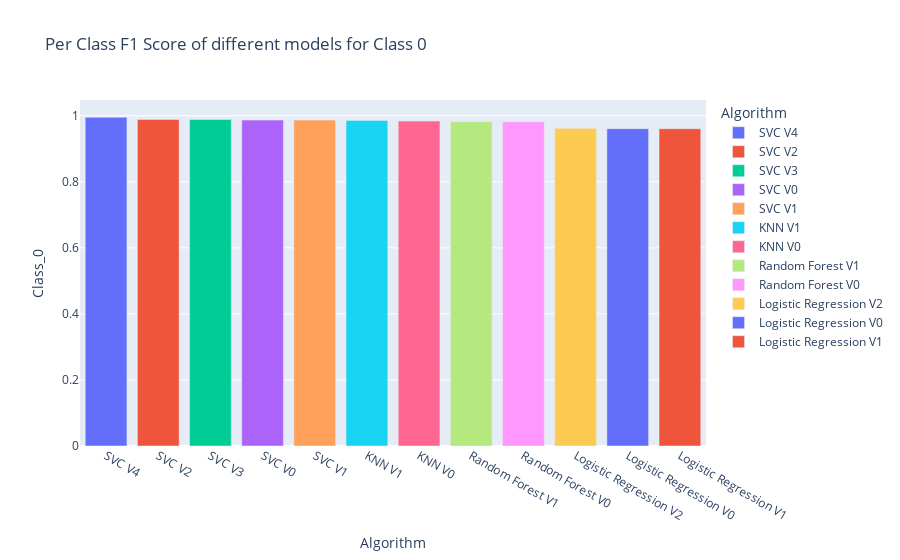
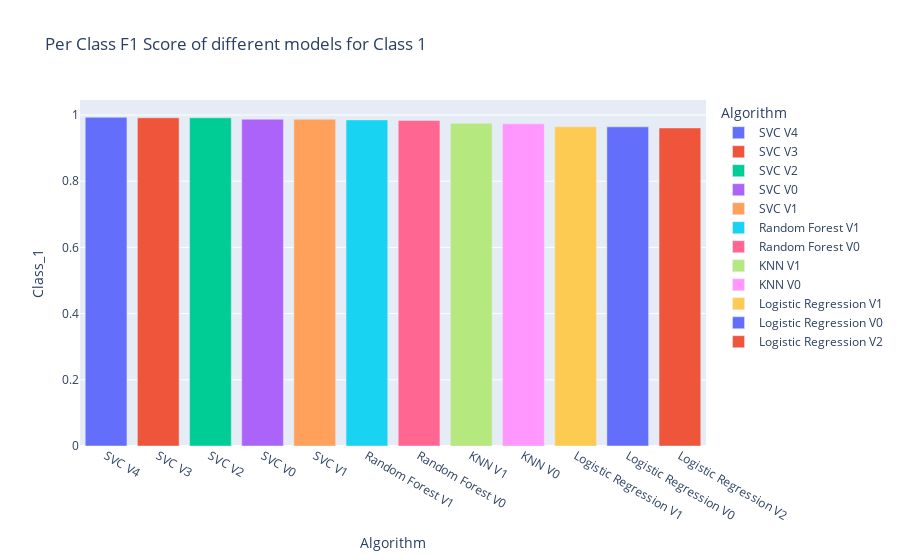
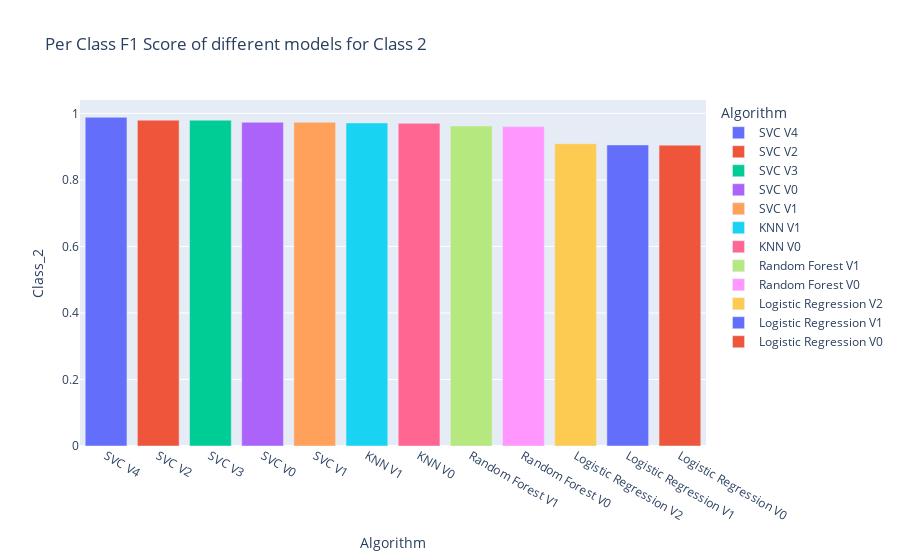
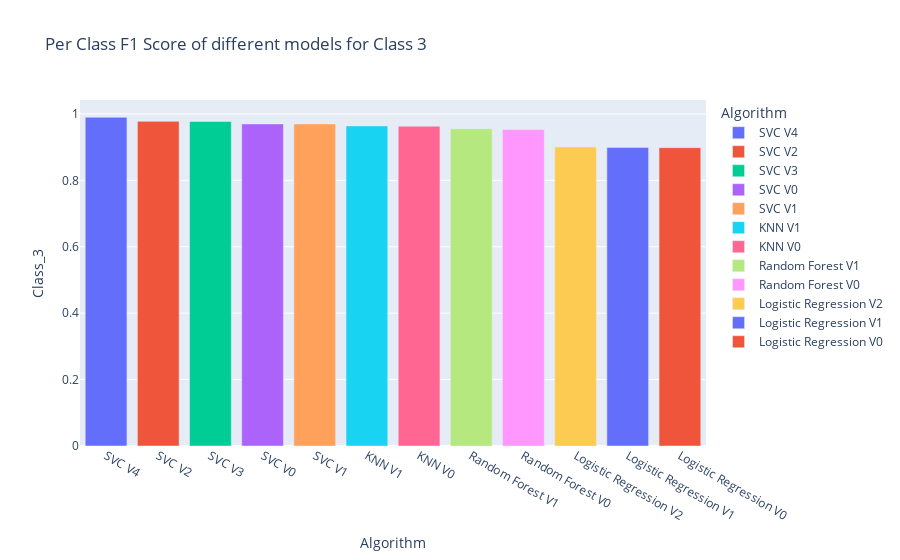

Notebook source saved alongside these figures, in order:
### Code cell
## Lets draw line chart for per class f1 scores, with class as x-axis and f1 score as y-axis and different lines for different models
for class_i in range(10):
    fig = px.bar(models_metrics.sort_values(by=f"Class_{class_i}", ascending=False), x='Algorithm', y=f"Class_{class_i}", title=f'Per Class F1 Score of different models for Class {class_i}',
                  color='Algorithm')
    fig.write_image(Path("..", "visualization", f"class_{class_i}_f1_score.png"))

    fig.show()

### Figure 1 — Plotly figure (JSON) as saved in the notebook; plotly's stock layout.template omitted (floating-point values rounded to 4 significant figures)
{"data": [{"alignmentgroup": "True", "hovertemplate": "Algorithm=%{x}<br>Class_0=%{y}<extra></extra>", "legendgroup": "SVC V4", "marker": {"color": "#636efa", "pattern": {"shape": ""}}, "name": "SVC V4", "offsetgroup": "SVC V4", "orientation": "v", "showlegend": true, "textposition": "auto", "type": "bar", "x": ["SVC V4"], "xaxis": "x", "y": [0.9953], "yaxis": "y"}, {"alignmentgroup": "True", "hovertemplate": "Algorithm=%{x}<br>Class_0=%{y}<extra></extra>", "legendgroup": "SVC V2", "marker": {"color": "#EF553B", "pattern": {"shape": ""}}, "name": "SVC V2", "offsetgroup": "SVC V2", "orientation": "v", "showlegend": true, "textposition": "auto", "type": "bar", "x": ["SVC V2"], "xaxis": "x", "y": [0.9887], "yaxis": "y"}, {"alignmentgroup": "True", "hovertemplate": "Algorithm=%{x}<br>Class_0=%{y}<extra></extra>", "legendgroup": "SVC V3", "marker": {"color": "#00cc96", "pattern": {"shape": ""}}, "name": "SVC V3", "offsetgroup": "SVC V3", "orientation": "v", "showlegend": true, "textposition": "auto", "type": "bar", "x": ["SVC V3"], "xaxis": "x", "y": [0.9887], "yaxis": "y"}, {"alignmentgroup": "True", "hovertemplate": "Algorithm=%{x}<br>Class_0=%{y}<extra></extra>", "legendgroup": "SVC V0", "marker": {"color": "#ab63fa", "pattern": {"shape": ""}}, "name": "SVC V0", "offsetgroup": "SVC V0", "orientation": "v", "showlegend": true, "textposition": "auto", "type": "bar", "x": ["SVC V0"], "xaxis": "x", "y": [0.9869], "yaxis": "y"}, {"alignmentgroup": "True", "hovertemplate": "Algorithm=%{x}<br>Class_0=%{y}<extra></extra>", "legendgroup": "SVC V1", "marker": {"color": "#FFA15A", "pattern": {"shape": ""}}, "name": "SVC V1", "offsetgroup": "SVC V1", "orientation": "v", "showlegend": true, "textposition": "auto", "type": "bar", "x": ["SVC V1"], "xaxis": "x", "y": [0.9869], "yaxis": "y"}, {"alignmentgroup": "True", "hovertemplate": "Algorithm=%{x}<br>Class_0=%{y}<extra></extra>", "legendgroup": "KNN V1", "marker": {"color": "#19d3f3", "pattern": {"shape": ""}}, "name": "KNN V1", "offsetgroup": "KNN V1", "orientation": "v", "showlegend": true, "textposition": "auto", "type": "bar", "x": ["KNN V1"], "xaxis": "x", "y": [0.9857], "yaxis": "y"}, {"alignmentgroup": "True", "hovertemplate": "Algorithm=%{x}<br>Class_0=%{y}<extra></extra>", "legendgroup": "KNN V0", "marker": {"color": "#FF6692", "pattern": {"shape": ""}}, "name": "KNN V0", "offsetgroup": "KNN V0", "orientation": "v", "showlegend": true, "textposition": "auto", "type": "bar", "x": ["KNN V0"], "xaxis": "x", "y": [0.9838], "yaxis": "y"}, {"alignmentgroup": "True", "hovertemplate": "Algorithm=%{x}<br>Class_0=%{y}<extra></extra>", "legendgroup": "Random Forest V1", "marker": {"color": "#B6E880", "pattern": {"shape": ""}}, "name": "Random Forest V1", "offsetgroup": "Random Forest V1", "orientation": "v", "showlegend": true, "textposition": "auto", "type": "bar", "x": ["Random Forest V1"], "xaxis": "x", "y": [0.9822], "yaxis": "y"}, {"alignmentgroup": "True", "hovertemplate": "Algorithm=%{x}<br>Class_0=%{y}<extra></extra>", "legendgroup": "Random Forest V0", "marker": {"color": "#FF97FF", "pattern": {"shape": ""}}, "name": "Random Forest V0", "offsetgroup": "Random Forest V0", "orientation": "v", "showlegend": true, "textposition": "auto", "type": "bar", "x": ["Random Forest V0"], "xaxis": "x", "y": [0.9818], "yaxis": "y"}, {"alignmentgroup": "True", "hovertemplate": "Algorithm=%{x}<br>Class_0=%{y}<extra></extra>", "legendgroup": "Logistic Regression V2", "marker": {"color": "#FECB52", "pattern": {"shape": ""}}, "name": "Logistic Regression V2", "offsetgroup": "Logistic Regression V2", "orientation": "v", "showlegend": true, "textposition": "auto", "type": "bar", "x": ["Logistic Regression V2"], "xaxis": "x", "y": [0.962], "yaxis": "y"}, {"alignmentgroup": "True", "hovertemplate": "Algorithm=%{x}<br>Class_0=%{y}<extra></extra>", "legendgroup": "Logistic Regression V0", "marker": {"color": "#636efa", "pattern": {"shape": ""}}, "name": "Logistic Regression V0", "offsetgroup": "Logistic Regression V0", "orientation": "v", "showlegend": true, "textposition": "auto", "type": "bar", "x": ["Logistic Regression V0"], "xaxis": "x", "y": [0.9609], "yaxis": "y"}, {"alignmentgroup": "True", "hovertemplate": "Algorithm=%{x}<br>Class_0=%{y}<extra></extra>", "legendgroup": "Logistic Regression V1", "marker": {"color": "#EF553B", "pattern": {"shape": ""}}, "name": "Logistic Regression V1", "offsetgroup": "Logistic Regression V1", "orientation": "v", "showlegend": true, "textposition": "auto", "type": "bar", "x": ["Logistic Regression V1"], "xaxis": "x", "y": [0.9607], "yaxis": "y"}], "layout": {"barmode": "relative", "legend": {"title": {"text": "Algorithm"}, "tracegroupgap": 0}, "title": {"text": "Per Class F1 Score of different models for Class 0"}, "xaxis": {"anchor": "y", "categoryarray": ["SVC V4", "SVC V2", "SVC V3", "SVC V0", "SVC V1", "KNN V1", "KNN V0", "Random Forest V1", "Random Forest V0", "Logistic Regression V2", "Logistic Regression V0", "Logistic Regression V1"], "categoryorder": "array", "domain": [0, 1], "title": {"text": "Algorithm"}}, "yaxis": {"anchor": "x", "domain": [0, 1], "title": {"text": "Class_0"}}}}

### Figure 2 — Plotly figure (JSON) as saved in the notebook; plotly's stock layout.template omitted (floating-point values rounded to 4 significant figures)
{"data": [{"alignmentgroup": "True", "hovertemplate": "Algorithm=%{x}<br>Class_1=%{y}<extra></extra>", "legendgroup": "SVC V4", "marker": {"color": "#636efa", "pattern": {"shape": ""}}, "name": "SVC V4", "offsetgroup": "SVC V4", "orientation": "v", "showlegend": true, "textposition": "auto", "type": "bar", "x": ["SVC V4"], "xaxis": "x", "y": [0.993], "yaxis": "y"}, {"alignmentgroup": "True", "hovertemplate": "Algorithm=%{x}<br>Class_1=%{y}<extra></extra>", "legendgroup": "SVC V3", "marker": {"color": "#EF553B", "pattern": {"shape": ""}}, "name": "SVC V3", "offsetgroup": "SVC V3", "orientation": "v", "showlegend": true, "textposition": "auto", "type": "bar", "x": ["SVC V3"], "xaxis": "x", "y": [0.9918], "yaxis": "y"}, {"alignmentgroup": "True", "hovertemplate": "Algorithm=%{x}<br>Class_1=%{y}<extra></extra>", "legendgroup": "SVC V2", "marker": {"color": "#00cc96", "pattern": {"shape": ""}}, "name": "SVC V2", "offsetgroup": "SVC V2", "orientation": "v", "showlegend": true, "textposition": "auto", "type": "bar", "x": ["SVC V2"], "xaxis": "x", "y": [0.9917], "yaxis": "y"}, {"alignmentgroup": "True", "hovertemplate": "Algorithm=%{x}<br>Class_1=%{y}<extra></extra>", "legendgroup": "SVC V0", "marker": {"color": "#ab63fa", "pattern": {"shape": ""}}, "name": "SVC V0", "offsetgroup": "SVC V0", "orientation": "v", "showlegend": true, "textposition": "auto", "type": "bar", "x": ["SVC V0"], "xaxis": "x", "y": [0.9873], "yaxis": "y"}, {"alignmentgroup": "True", "hovertemplate": "Algorithm=%{x}<br>Class_1=%{y}<extra></extra>", "legendgroup": "SVC V1", "marker": {"color": "#FFA15A", "pattern": {"shape": ""}}, "name": "SVC V1", "offsetgroup": "SVC V1", "orientation": "v", "showlegend": true, "textposition": "auto", "type": "bar", "x": ["SVC V1"], "xaxis": "x", "y": [0.9873], "yaxis": "y"}, {"alignmentgroup": "True", "hovertemplate": "Algorithm=%{x}<br>Class_1=%{y}<extra></extra>", "legendgroup": "Random Forest V1", "marker": {"color": "#19d3f3", "pattern": {"shape": ""}}, "name": "Random Forest V1", "offsetgroup": "Random Forest V1", "orientation": "v", "showlegend": true, "textposition": "auto", "type": "bar", "x": ["Random Forest V1"], "xaxis": "x", "y": [0.9852], "yaxis": "y"}, {"alignmentgroup": "True", "hovertemplate": "Algorithm=%{x}<br>Class_1=%{y}<extra></extra>", "legendgroup": "Random Forest V0", "marker": {"color": "#FF6692", "pattern": {"shape": ""}}, "name": "Random Forest V0", "offsetgroup": "Random Forest V0", "orientation": "v", "showlegend": true, "textposition": "auto", "type": "bar", "x": ["Random Forest V0"], "xaxis": "x", "y": [0.9837], "yaxis": "y"}, {"alignmentgroup": "True", "hovertemplate": "Algorithm=%{x}<br>Class_1=%{y}<extra></extra>", "legendgroup": "KNN V1", "marker": {"color": "#B6E880", "pattern": {"shape": ""}}, "name": "KNN V1", "offsetgroup": "KNN V1", "orientation": "v", "showlegend": true, "textposition": "auto", "type": "bar", "x": ["KNN V1"], "xaxis": "x", "y": [0.9751], "yaxis": "y"}, {"alignmentgroup": "True", "hovertemplate": "Algorithm=%{x}<br>Class_1=%{y}<extra></extra>", "legendgroup": "KNN V0", "marker": {"color": "#FF97FF", "pattern": {"shape": ""}}, "name": "KNN V0", "offsetgroup": "KNN V0", "orientation": "v", "showlegend": true, "textposition": "auto", "type": "bar", "x": ["KNN V0"], "xaxis": "x", "y": [0.9735], "yaxis": "y"}, {"alignmentgroup": "True", "hovertemplate": "Algorithm=%{x}<br>Class_1=%{y}<extra></extra>", "legendgroup": "Logistic Regression V1", "marker": {"color": "#FECB52", "pattern": {"shape": ""}}, "name": "Logistic Regression V1", "offsetgroup": "Logistic Regression V1", "orientation": "v", "showlegend": true, "textposition": "auto", "type": "bar", "x": ["Logistic Regression V1"], "xaxis": "x", "y": [0.9645], "yaxis": "y"}, {"alignmentgroup": "True", "hovertemplate": "Algorithm=%{x}<br>Class_1=%{y}<extra></extra>", "legendgroup": "Logistic Regression V0", "marker": {"color": "#636efa", "pattern": {"shape": ""}}, "name": "Logistic Regression V0", "offsetgroup": "Logistic Regression V0", "orientation": "v", "showlegend": true, "textposition": "auto", "type": "bar", "x": ["Logistic Regression V0"], "xaxis": "x", "y": [0.9642], "yaxis": "y"}, {"alignmentgroup": "True", "hovertemplate": "Algorithm=%{x}<br>Class_1=%{y}<extra></extra>", "legendgroup": "Logistic Regression V2", "marker": {"color": "#EF553B", "pattern": {"shape": ""}}, "name": "Logistic Regression V2", "offsetgroup": "Logistic Regression V2", "orientation": "v", "showlegend": true, "textposition": "auto", "type": "bar", "x": ["Logistic Regression V2"], "xaxis": "x", "y": [0.9609], "yaxis": "y"}], "layout": {"barmode": "relative", "legend": {"title": {"text": "Algorithm"}, "tracegroupgap": 0}, "title": {"text": "Per Class F1 Score of different models for Class 1"}, "xaxis": {"anchor": "y", "categoryarray": ["SVC V4", "SVC V3", "SVC V2", "SVC V0", "SVC V1", "Random Forest V1", "Random Forest V0", "KNN V1", "KNN V0", "Logistic Regression V1", "Logistic Regression V0", "Logistic Regression V2"], "categoryorder": "array", "domain": [0, 1], "title": {"text": "Algorithm"}}, "yaxis": {"anchor": "x", "domain": [0, 1], "title": {"text": "Class_1"}}}}

### Figure 3 — Plotly figure (JSON) as saved in the notebook; plotly's stock layout.template omitted (floating-point values rounded to 4 significant figures)
{"data": [{"alignmentgroup": "True", "hovertemplate": "Algorithm=%{x}<br>Class_2=%{y}<extra></extra>", "legendgroup": "SVC V4", "marker": {"color": "#636efa", "pattern": {"shape": ""}}, "name": "SVC V4", "offsetgroup": "SVC V4", "orientation": "v", "showlegend": true, "textposition": "auto", "type": "bar", "x": ["SVC V4"], "xaxis": "x", "y": [0.9882], "yaxis": "y"}, {"alignmentgroup": "True", "hovertemplate": "Algorithm=%{x}<br>Class_2=%{y}<extra></extra>", "legendgroup": "SVC V2", "marker": {"color": "#EF553B", "pattern": {"shape": ""}}, "name": "SVC V2", "offsetgroup": "SVC V2", "orientation": "v", "showlegend": true, "textposition": "auto", "type": "bar", "x": ["SVC V2"], "xaxis": "x", "y": [0.9796], "yaxis": "y"}, {"alignmentgroup": "True", "hovertemplate": "Algorithm=%{x}<br>Class_2=%{y}<extra></extra>", "legendgroup": "SVC V3", "marker": {"color": "#00cc96", "pattern": {"shape": ""}}, "name": "SVC V3", "offsetgroup": "SVC V3", "orientation": "v", "showlegend": true, "textposition": "auto", "type": "bar", "x": ["SVC V3"], "xaxis": "x", "y": [0.9795], "yaxis": "y"}, {"alignmentgroup": "True", "hovertemplate": "Algorithm=%{x}<br>Class_2=%{y}<extra></extra>", "legendgroup": "SVC V0", "marker": {"color": "#ab63fa", "pattern": {"shape": ""}}, "name": "SVC V0", "offsetgroup": "SVC V0", "orientation": "v", "showlegend": true, "textposition": "auto", "type": "bar", "x": ["SVC V0"], "xaxis": "x", "y": [0.9734], "yaxis": "y"}, {"alignmentgroup": "True", "hovertemplate": "Algorithm=%{x}<br>Class_2=%{y}<extra></extra>", "legendgroup": "SVC V1", "marker": {"color": "#FFA15A", "pattern": {"shape": ""}}, "name": "SVC V1", "offsetgroup": "SVC V1", "orientation": "v", "showlegend": true, "textposition": "auto", "type": "bar", "x": ["SVC V1"], "xaxis": "x", "y": [0.9734], "yaxis": "y"}, {"alignmentgroup": "True", "hovertemplate": "Algorithm=%{x}<br>Class_2=%{y}<extra></extra>", "legendgroup": "KNN V1", "marker": {"color": "#19d3f3", "pattern": {"shape": ""}}, "name": "KNN V1", "offsetgroup": "KNN V1", "orientation": "v", "showlegend": true, "textposition": "auto", "type": "bar", "x": ["KNN V1"], "xaxis": "x", "y": [0.9713], "yaxis": "y"}, {"alignmentgroup": "True", "hovertemplate": "Algorithm=%{x}<br>Class_2=%{y}<extra></extra>", "legendgroup": "KNN V0", "marker": {"color": "#FF6692", "pattern": {"shape": ""}}, "name": "KNN V0", "offsetgroup": "KNN V0", "orientation": "v", "showlegend": true, "textposition": "auto", "type": "bar", "x": ["KNN V0"], "xaxis": "x", "y": [0.97], "yaxis": "y"}, {"alignmentgroup": "True", "hovertemplate": "Algorithm=%{x}<br>Class_2=%{y}<extra></extra>", "legendgroup": "Random Forest V1", "marker": {"color": "#B6E880", "pattern": {"shape": ""}}, "name": "Random Forest V1", "offsetgroup": "Random Forest V1", "orientation": "v", "showlegend": true, "textposition": "auto", "type": "bar", "x": ["Random Forest V1"], "xaxis": "x", "y": [0.9622], "yaxis": "y"}, {"alignmentgroup": "True", "hovertemplate": "Algorithm=%{x}<br>Class_2=%{y}<extra></extra>", "legendgroup": "Random Forest V0", "marker": {"color": "#FF97FF", "pattern": {"shape": ""}}, "name": "Random Forest V0", "offsetgroup": "Random Forest V0", "orientation": "v", "showlegend": true, "textposition": "auto", "type": "bar", "x": ["Random Forest V0"], "xaxis": "x", "y": [0.9602], "yaxis": "y"}, {"alignmentgroup": "True", "hovertemplate": "Algorithm=%{x}<br>Class_2=%{y}<extra></extra>", "legendgroup": "Logistic Regression V2", "marker": {"color": "#FECB52", "pattern": {"shape": ""}}, "name": "Logistic Regression V2", "offsetgroup": "Logistic Regression V2", "orientation": "v", "showlegend": true, "textposition": "auto", "type": "bar", "x": ["Logistic Regression V2"], "xaxis": "x", "y": [0.9088], "yaxis": "y"}, {"alignmentgroup": "True", "hovertemplate": "Algorithm=%{x}<br>Class_2=%{y}<extra></extra>", "legendgroup": "Logistic Regression V1", "marker": {"color": "#636efa", "pattern": {"shape": ""}}, "name": "Logistic Regression V1", "offsetgroup": "Logistic Regression V1", "orientation": "v", "showlegend": true, "textposition": "auto", "type": "bar", "x": ["Logistic Regression V1"], "xaxis": "x", "y": [0.905], "yaxis": "y"}, {"alignmentgroup": "True", "hovertemplate": "Algorithm=%{x}<br>Class_2=%{y}<extra></extra>", "legendgroup": "Logistic Regression V0", "marker": {"color": "#EF553B", "pattern": {"shape": ""}}, "name": "Logistic Regression V0", "offsetgroup": "Logistic Regression V0", "orientation": "v", "showlegend": true, "textposition": "auto", "type": "bar", "x": ["Logistic Regression V0"], "xaxis": "x", "y": [0.9045], "yaxis": "y"}], "layout": {"barmode": "relative", "legend": {"title": {"text": "Algorithm"}, "tracegroupgap": 0}, "title": {"text": "Per Class F1 Score of different models for Class 2"}, "xaxis": {"anchor": "y", "categoryarray": ["SVC V4", "SVC V2", "SVC V3", "SVC V0", "SVC V1", "KNN V1", "KNN V0", "Random Forest V1", "Random Forest V0", "Logistic Regression V2", "Logistic Regression V1", "Logistic Regression V0"], "categoryorder": "array", "domain": [0, 1], "title": {"text": "Algorithm"}}, "yaxis": {"anchor": "x", "domain": [0, 1], "title": {"text": "Class_2"}}}}

### Figure 4 — Plotly figure (JSON) as saved in the notebook; plotly's stock layout.template omitted (floating-point values rounded to 4 significant figures)
{"data": [{"alignmentgroup": "True", "hovertemplate": "Algorithm=%{x}<br>Class_3=%{y}<extra></extra>", "legendgroup": "SVC V4", "marker": {"color": "#636efa", "pattern": {"shape": ""}}, "name": "SVC V4", "offsetgroup": "SVC V4", "orientation": "v", "showlegend": true, "textposition": "auto", "type": "bar", "x": ["SVC V4"], "xaxis": "x", "y": [0.9898], "yaxis": "y"}, {"alignmentgroup": "True", "hovertemplate": "Algorithm=%{x}<br>Class_3=%{y}<extra></extra>", "legendgroup": "SVC V2", "marker": {"color": "#EF553B", "pattern": {"shape": ""}}, "name": "SVC V2", "offsetgroup": "SVC V2", "orientation": "v", "showlegend": true, "textposition": "auto", "type": "bar", "x": ["SVC V2"], "xaxis": "x", "y": [0.9777], "yaxis": "y"}, {"alignmentgroup": "True", "hovertemplate": "Algorithm=%{x}<br>Class_3=%{y}<extra></extra>", "legendgroup": "SVC V3", "marker": {"color": "#00cc96", "pattern": {"shape": ""}}, "name": "SVC V3", "offsetgroup": "SVC V3", "orientation": "v", "showlegend": true, "textposition": "auto", "type": "bar", "x": ["SVC V3"], "xaxis": "x", "y": [0.9775], "yaxis": "y"}, {"alignmentgroup": "True", "hovertemplate": "Algorithm=%{x}<br>Class_3=%{y}<extra></extra>", "legendgroup": "SVC V0", "marker": {"color": "#ab63fa", "pattern": {"shape": ""}}, "name": "SVC V0", "offsetgroup": "SVC V0", "orientation": "v", "showlegend": true, "textposition": "auto", "type": "bar", "x": ["SVC V0"], "xaxis": "x", "y": [0.9698], "yaxis": "y"}, {"alignmentgroup": "True", "hovertemplate": "Algorithm=%{x}<br>Class_3=%{y}<extra></extra>", "legendgroup": "SVC V1", "marker": {"color": "#FFA15A", "pattern": {"shape": ""}}, "name": "SVC V1", "offsetgroup": "SVC V1", "orientation": "v", "showlegend": true, "textposition": "auto", "type": "bar", "x": ["SVC V1"], "xaxis": "x", "y": [0.9698], "yaxis": "y"}, {"alignmentgroup": "True", "hovertemplate": "Algorithm=%{x}<br>Class_3=%{y}<extra></extra>", "legendgroup": "KNN V1", "marker": {"color": "#19d3f3", "pattern": {"shape": ""}}, "name": "KNN V1", "offsetgroup": "KNN V1", "orientation": "v", "showlegend": true, "textposition": "auto", "type": "bar", "x": ["KNN V1"], "xaxis": "x", "y": [0.9639], "yaxis": "y"}, {"alignmentgroup": "True", "hovertemplate": "Algorithm=%{x}<br>Class_3=%{y}<extra></extra>", "legendgroup": "KNN V0", "marker": {"color": "#FF6692", "pattern": {"shape": ""}}, "name": "KNN V0", "offsetgroup": "KNN V0", "orientation": "v", "showlegend": true, "textposition": "auto", "type": "bar", "x": ["KNN V0"], "xaxis": "x", "y": [0.9628], "yaxis": "y"}, {"alignmentgroup": "True", "hovertemplate": "Algorithm=%{x}<br>Class_3=%{y}<extra></extra>", "legendgroup": "Random Forest V1", "marker": {"color": "#B6E880", "pattern": {"shape": ""}}, "name": "Random Forest V1", "offsetgroup": "Random Forest V1", "orientation": "v", "showlegend": true, "textposition": "auto", "type": "bar", "x": ["Random Forest V1"], "xaxis": "x", "y": [0.9556], "yaxis": "y"}, {"alignmentgroup": "True", "hovertemplate": "Algorithm=%{x}<br>Class_3=%{y}<extra></extra>", "legendgroup": "Random Forest V0", "marker": {"color": "#FF97FF", "pattern": {"shape": ""}}, "name": "Random Forest V0", "offsetgroup": "Random Forest V0", "orientation": "v", "showlegend": true, "textposition": "auto", "type": "bar", "x": ["Random Forest V0"], "xaxis": "x", "y": [0.953], "yaxis": "y"}, {"alignmentgroup": "True", "hovertemplate": "Algorithm=%{x}<br>Class_3=%{y}<extra></extra>", "legendgroup": "Logistic Regression V2", "marker": {"color": "#FECB52", "pattern": {"shape": ""}}, "name": "Logistic Regression V2", "offsetgroup": "Logistic Regression V2", "orientation": "v", "showlegend": true, "textposition": "auto", "type": "bar", "x": ["Logistic Regression V2"], "xaxis": "x", "y": [0.9007], "yaxis": "y"}, {"alignmentgroup": "True", "hovertemplate": "Algorithm=%{x}<br>Class_3=%{y}<extra></extra>", "legendgroup": "Logistic Regression V1", "marker": {"color": "#636efa", "pattern": {"shape": ""}}, "name": "Logistic Regression V1", "offsetgroup": "Logistic Regression V1", "orientation": "v", "showlegend": true, "textposition": "auto", "type": "bar", "x": ["Logistic Regression V1"], "xaxis": "x", "y": [0.8992], "yaxis": "y"}, {"alignmentgroup": "True", "hovertemplate": "Algorithm=%{x}<br>Class_3=%{y}<extra></extra>", "legendgroup": "Logistic Regression V0", "marker": {"color": "#EF553B", "pattern": {"shape": ""}}, "name": "Logistic Regression V0", "offsetgroup": "Logistic Regression V0", "orientation": "v", "showlegend": true, "textposition": "auto", "type": "bar", "x": ["Logistic Regression V0"], "xaxis": "x", "y": [0.8983], "yaxis": "y"}], "layout": {"barmode": "relative", "legend": {"title": {"text": "Algorithm"}, "tracegroupgap": 0}, "title": {"text": "Per Class F1 Score of different models for Class 3"}, "xaxis": {"anchor": "y", "categoryarray": ["SVC V4", "SVC V2", "SVC V3", "SVC V0", "SVC V1", "KNN V1", "KNN V0", "Random Forest V1", "Random Forest V0", "Logistic Regression V2", "Logistic Regression V1", "Logistic Regression V0"], "categoryorder": "array", "domain": [0, 1], "title": {"text": "Algorithm"}}, "yaxis": {"anchor": "x", "domain": [0, 1], "title": {"text": "Class_3"}}}}
